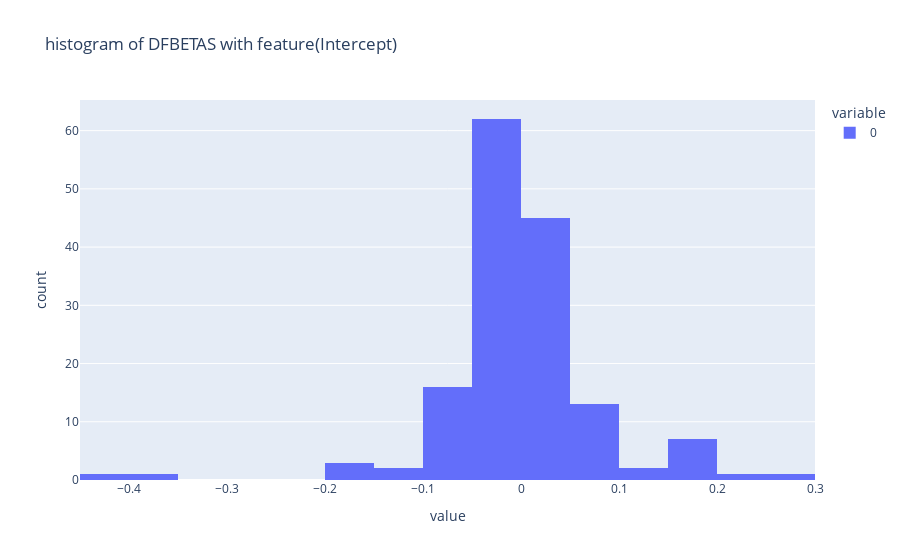
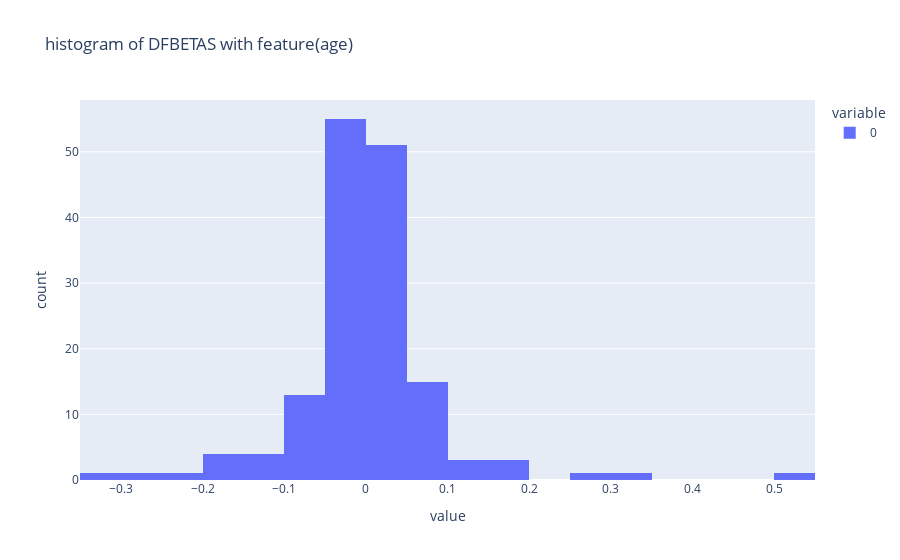
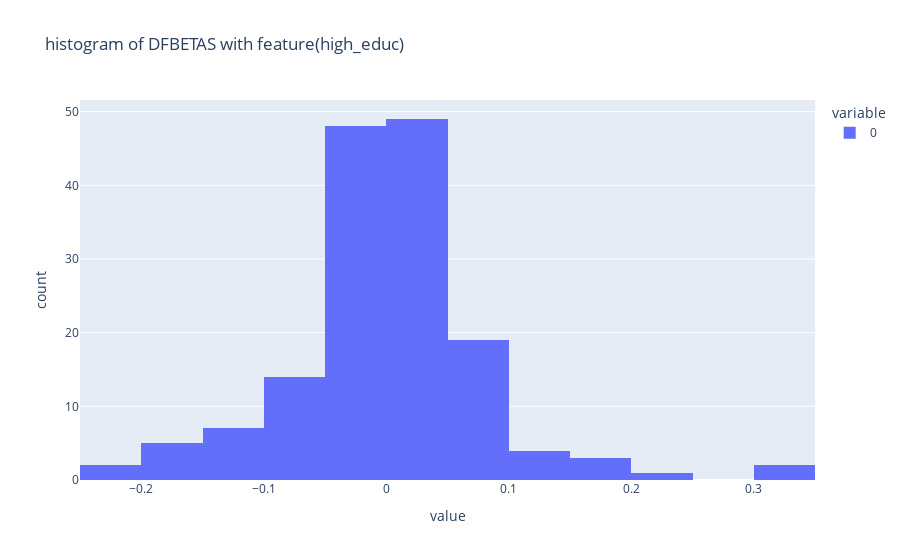
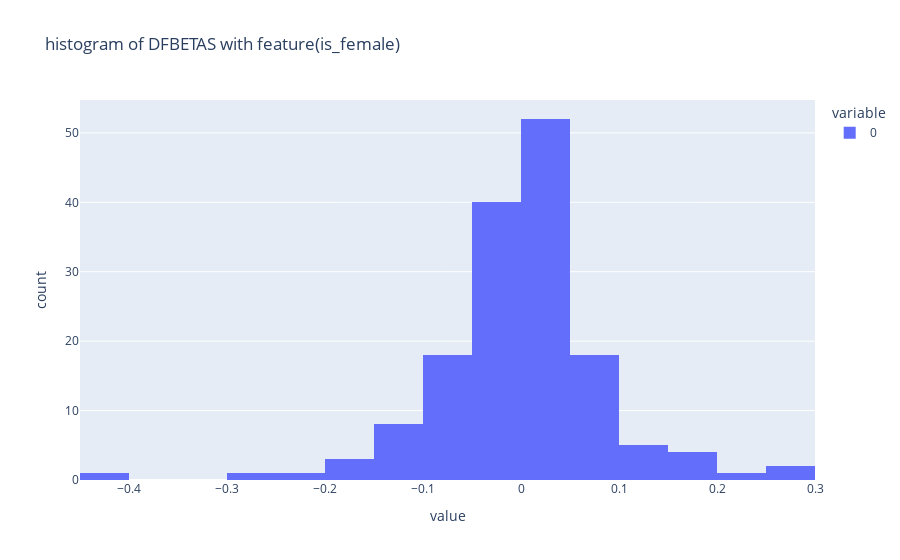

The notebook cell these images were saved under, in order:
### Markdown cell above
### DFBETA estimation

### Code cell
from statsmodels.stats.outliers_influence import OLSInfluence


params = log_w.conf_int().reset_index()['index'].tolist()

changes = OLSInfluence(log_w).dfbetas

for index, column_name in enumerate(params):
    fig = px.histogram(changes[:, index], title=f'histogram of DFBETAS with feature({column_name})',
                      labels={'x': 'df betas'})
    fig.show()

### Figure 1 — Plotly figure (JSON) as saved in the notebook; plotly's stock layout.template omitted (floating-point values rounded to 4 significant figures; data arrays with more than 128 entries replaced by an {"elided": "..."} marker saying what was removed)
{"data": [{"alignmentgroup": "True", "bingroup": "x", "hovertemplate": "variable=0<br>value=%{x}<br>count=%{y}<extra></extra>", "legendgroup": "0", "marker": {"color": "#636efa", "pattern": {"shape": ""}}, "name": "0", "offsetgroup": "0", "orientation": "v", "showlegend": true, "type": "histogram", "x": {"elided": "154 float values"}, "xaxis": "x", "yaxis": "y"}], "layout": {"barmode": "relative", "legend": {"title": {"text": "variable"}, "tracegroupgap": 0}, "title": {"text": "histogram of DFBETAS with feature(Intercept)"}, "xaxis": {"anchor": "y", "domain": [0, 1], "title": {"text": "value"}}, "yaxis": {"anchor": "x", "domain": [0, 1], "title": {"text": "count"}}}}

### Figure 2 — Plotly figure (JSON) as saved in the notebook; plotly's stock layout.template omitted (floating-point values rounded to 4 significant figures; data arrays with more than 128 entries replaced by an {"elided": "..."} marker saying what was removed)
{"data": [{"alignmentgroup": "True", "bingroup": "x", "hovertemplate": "variable=0<br>value=%{x}<br>count=%{y}<extra></extra>", "legendgroup": "0", "marker": {"color": "#636efa", "pattern": {"shape": ""}}, "name": "0", "offsetgroup": "0", "orientation": "v", "showlegend": true, "type": "histogram", "x": {"elided": "154 float values"}, "xaxis": "x", "yaxis": "y"}], "layout": {"barmode": "relative", "legend": {"title": {"text": "variable"}, "tracegroupgap": 0}, "title": {"text": "histogram of DFBETAS with feature(age)"}, "xaxis": {"anchor": "y", "domain": [0, 1], "title": {"text": "value"}}, "yaxis": {"anchor": "x", "domain": [0, 1], "title": {"text": "count"}}}}

### Figure 3 — Plotly figure (JSON) as saved in the notebook; plotly's stock layout.template omitted (floating-point values rounded to 4 significant figures; data arrays with more than 128 entries replaced by an {"elided": "..."} marker saying what was removed)
{"data": [{"alignmentgroup": "True", "bingroup": "x", "hovertemplate": "variable=0<br>value=%{x}<br>count=%{y}<extra></extra>", "legendgroup": "0", "marker": {"color": "#636efa", "pattern": {"shape": ""}}, "name": "0", "offsetgroup": "0", "orientation": "v", "showlegend": true, "type": "histogram", "x": {"elided": "154 float values"}, "xaxis": "x", "yaxis": "y"}], "layout": {"barmode": "relative", "legend": {"title": {"text": "variable"}, "tracegroupgap": 0}, "title": {"text": "histogram of DFBETAS with feature(high_educ)"}, "xaxis": {"anchor": "y", "domain": [0, 1], "title": {"text": "value"}}, "yaxis": {"anchor": "x", "domain": [0, 1], "title": {"text": "count"}}}}

### Figure 4 — Plotly figure (JSON) as saved in the notebook; plotly's stock layout.template omitted (floating-point values rounded to 4 significant figures; data arrays with more than 128 entries replaced by an {"elided": "..."} marker saying what was removed)
{"data": [{"alignmentgroup": "True", "bingroup": "x", "hovertemplate": "variable=0<br>value=%{x}<br>count=%{y}<extra></extra>", "legendgroup": "0", "marker": {"color": "#636efa", "pattern": {"shape": ""}}, "name": "0", "offsetgroup": "0", "orientation": "v", "showlegend": true, "type": "histogram", "x": {"elided": "154 float values"}, "xaxis": "x", "yaxis": "y"}], "layout": {"barmode": "relative", "legend": {"title": {"text": "variable"}, "tracegroupgap": 0}, "title": {"text": "histogram of DFBETAS with feature(is_female)"}, "xaxis": {"anchor": "y", "domain": [0, 1], "title": {"text": "value"}}, "yaxis": {"anchor": "x", "domain": [0, 1], "title": {"text": "count"}}}}
